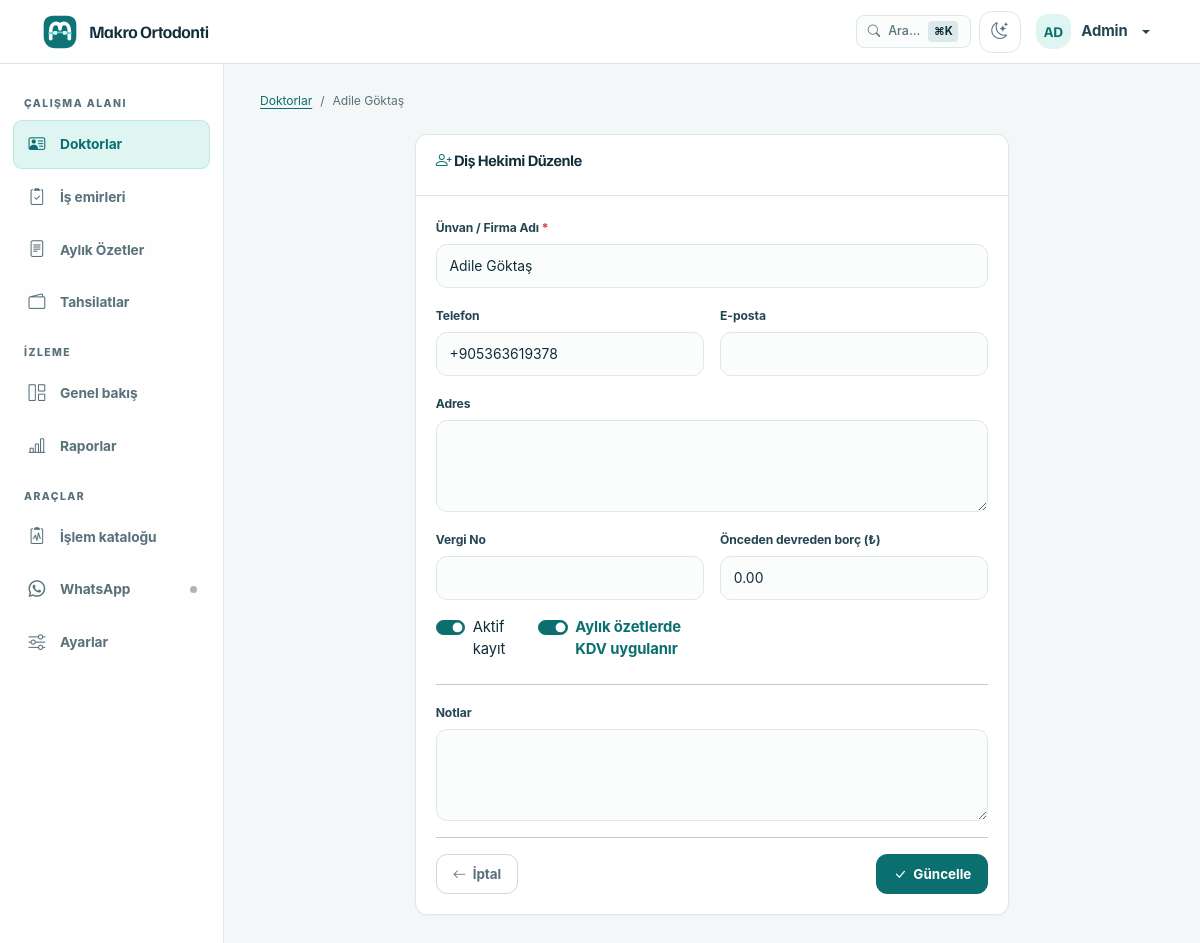
Page /parties/2/edit (signed in) on the committed database.
### app/models/models.py (models this page shows, shortened)
class User(UserMixin, Base, TimestampMixin):
    __tablename__ = "users"
    id: Mapped[int] = mapped_column(Integer, primary_key=True, autoincrement=True)
    username: Mapped[str] = mapped_column(String(50), nullable=False, unique=True, index=True)
    password_hash: Mapped[str] = mapped_column(String(256), nullable=False)
    full_name: Mapped[str] = mapped_column(String(150), nullable=False)
    role: Mapped[str] = mapped_column(String(20), nullable=False, default="staff", index=True)
    is_active: Mapped[bool] = mapped_column(Boolean, default=True, nullable=False)
    last_login: Mapped[datetime | None] = mapped_column(DateTime, nullable=True)
    api_token_hash: Mapped[str | None] = mapped_column(String(64), nullable=True, unique=True, index=True)
    ROLE_ADMIN = "admin"
    ROLE_STAFF = "staff"
    VALID_ROLES = [ROLE_ADMIN, ROLE_STAFF]

class Party(Base, TimestampMixin):
    __tablename__ = "parties"
    id: Mapped[int] = mapped_column(Integer, primary_key=True, autoincrement=True)
    party_type: Mapped[str] = mapped_column(
        SQLEnum(PartyType), nullable=False, default=PartyType.DENTIST, index=True
    )
    name: Mapped[str] = mapped_column(String(200), nullable=False)  # full name or company name
    phone: Mapped[str | None] = mapped_column(String(20), nullable=True, index=True)
    email: Mapped[str | None] = mapped_column(String(200), nullable=True)
    address: Mapped[str | None] = mapped_column(Text, nullable=True)
    tax_id: Mapped[str | None] = mapped_column(String(50), nullable=True)  # TC Kimlik / Vergi No
    notes: Mapped[str | None] = mapped_column(Text, nullable=True)
    is_active: Mapped[bool] = mapped_column(Boolean, default=True, nullable=False, index=True)
    previous_balance: Mapped[Decimal] = mapped_column(Numeric(12, 2), default=Decimal("0.00"), nullable=False)
    applies_kdv: Mapped[bool] = mapped_column(Boolean, default=False, nullable=False, index=True)
    first_name: Mapped[str | None] = mapped_column(String(100), nullable=True)
    last_name: Mapped[str | None] = mapped_column(String(100), nullable=True)
    date_of_birth: Mapped[date | None] = mapped_column(nullable=True)
    treatment_status: Mapped[str] = mapped_column(
        String(30), default="active", nullable=False, index=True
    )
    contact_person: Mapped[str | None] = mapped_column(String(150), nullable=True)
    contact_phone: Mapped[str | None] = mapped_column(String(20), nullable=True)
    referred_by_id: Mapped[int | None] = mapped_column(Integer, ForeignKey("parties.id"), nullable=True, index=True)
    referred_by = relationship("Party", remote_side="Party.id", foreign_keys=[referred_by_id], lazy="selectin")
    invoices: Mapped[list["Invoice"]] = relationship(
        back_populates="party", lazy="selectin"
    )
    patient: Mapped["Patient"] = relationship(
        back_populates="party", uselist=False, lazy="selectin"
    )
    treatments: Mapped[list["PatientTreatment"]] = relationship(
        back_populates="party", lazy="selectin"
    )
    work_orders: Mapped[list["WorkOrder"]] = relationship(
        back_populates="party", lazy="selectin"
    )
    __table_args__ = (
        UniqueConstraint("name", "phone", "party_type", name="uq_party_identity"),
    )
    @property
    def display_name(self) -> str:
        return self.name

### app/routes/parties.py (the view, shortened to what this page needs)
@parties_bp.route("/<int:party_id>/edit", methods=["GET", "POST"])
@login_required
@permissions_required("clinical.edit")
def edit_party(party_id):
    party = db.get_or_404(Party, party_id)
    return render_template("parties/form.html", party=party)

### app/__init__.py (called while the page is built, shortened)
def _get_cached_setting(key: str, default: str = "") -> str:
    now = time.monotonic()
    cached = _settings_cache.get(key)
    if cached and (now - cached[0]) < _SETTINGS_CACHE_TTL:
        return cached[1]

### app/authz.py (called while the page is built)
def has_permission(user, permission: str) -> bool:
    permissions = ROLE_PERMISSIONS.get(getattr(user, "role", None), frozenset())
    return "*" in permissions or permission in permissions

def permissions_required(*permissions: str):
    def decorator(view_func):
        @wraps(view_func)
        def wrapped(*args, **kwargs):
            if not current_user.is_authenticated:
                return redirect(url_for("auth.login"))
            if not all(has_permission(current_user, permission) for permission in permissions):
                flash("Bu işlem için yetkiniz bulunmuyor.", "danger")
                return redirect(url_for("dashboard.index"))
            return view_func(*args, **kwargs)
        return wrapped
    return decorator

### app/services/exchange_service.py (called while the page is built, shortened)
def get_rate_health(max_age_days: int = 2) -> dict:
    latest = db.session.execute(
        db.select(ExchangeRate)
        .order_by(ExchangeRate.rate_date.desc())
        .limit(1)
    ).scalar_one_or_none()
    age_days = (date.today() - latest.rate_date).days
    return {
        "exists": True,
        "is_stale": age_days > max_age_days,
        "age_days": age_days,
        "last_date": latest.rate_date,
        "last_rate": Decimal(str(latest.eur_to_try)),
    }

def ensure_daily_rate(max_age_days: int = 2) -> dict:
    global _last_auto_check_date
    today = date.today()
    if _last_auto_check_date == today:
        return get_rate_health(max_age_days=max_age_days)

### app/services/whatsapp_service.py (called while the page is built)
    @classmethod
    def quick_state(cls) -> str:
        with cls._state_lock:
            if cls._connected:
                return "connected"
            if cls._thread is not None and cls._thread.is_alive():
                return "connecting"
            return "disconnected"

### app/user_loader.py (called while the page is built)
@login_manager.user_loader
def load_user(user_id: str) -> User | None:
    return db.session.get(User, int(user_id))

### app/templates/parties/form.html (shortened to what this page needs)
{% extends "base.html" %}
{% block content %}
<div class="mb-4">
    <nav aria-label="breadcrumb">
        <ol class="breadcrumb">
            <li class="breadcrumb-item"><a href="{{ url_for('parties.list_parties') }}">Doktorlar</a></li>
            <li class="breadcrumb-item active">{% if party %}{{ party.display_name }}{% else %}Yeni Diş Hekimi{% endif %}</li>
        </ol>
    </nav>
</div>
<div class="row justify-content-center">
    <div class="col-md-8">
        <div class="card border-0 shadow-sm">
            <div class="card-header bg-white">
                <h5 class="mb-0">
                    <i class="bi bi-person-plus"></i>
                    {% if party %}Diş Hekimi Düzenle{% else %}Yeni Diş Hekimi Ekle{% endif %}
                </h5>
            </div>
            <div class="card-body">
                <form method="POST" action="{{ url_for('parties.edit_party', party_id=party.id) if party else url_for('parties.add_party') }}">
                    <div class="row g-3">
                        <div class="col-12">
                            <label for="name" class="form-label">Ünvan / Firma Adı <span class="text-danger">*</span></label>
                            <input type="text" class="form-control" id="name" name="name" value="{{ party.name|default('', true) }}" required>
                        </div>
                        <div class="col-md-6">
                            <label for="phone" class="form-label">Telefon</label>
                            <input type="tel" class="form-control" id="phone" name="phone" value="{{ party.phone|default('', true) }}" placeholder="+90 5XX XXX XX XX" autocomplete="tel">
                        </div>
                        <div class="col-md-6">
                            <label for="email" class="form-label">E-posta</label>
                            <input type="email" class="form-control" id="email" name="email" value="{{ party.email|default('', true) }}" autocomplete="email">
                        </div>
                        <div class="col-12">
                            <label for="address" class="form-label">Adres</label>
                            <textarea class="form-control" id="address" name="address" rows="2" autocomplete="street-address">{{ party.address|default('', true) }}</textarea>
                        </div>
                        <div class="col-md-6">
                            <label for="tax_id" class="form-label">Vergi No</label>
                            <input type="text" class="form-control" id="tax_id" name="tax_id" value="{{ party.tax_id|default('', true) }}" inputmode="numeric">
                        </div>
                        <div class="col-md-6">
                            <label for="previous_balance" class="form-label">Önceden devreden borç (₺)</label>
                            <input type="number" class="form-control" id="previous_balance" name="previous_balance" value="{{ party.previous_balance|default('0.00', true) }}" step="0.01" min="0" inputmode="decimal">
                        </div>
                        <div class="col-md-6 d-flex align-items-end">
                            <div class="form-check form-switch mb-2 me-4">
                                <input class="form-check-input" type="checkbox" role="switch" id="is_active" name="is_active" {% if not party or party.is_active %}checked{% endif %}>
                                <label class="form-check-label" for="is_active">Aktif kayıt</label>
                            </div>
                            <div class="form-check form-switch mb-2">
                                <input class="form-check-input" type="checkbox" role="switch" id="applies_kdv" name="applies_kdv" {% if party and party.applies_kdv %}checked{% endif %}>
                                <label class="form-check-label fw-bold text-primary" for="applies_kdv">Aylık özetlerde KDV uygulanır</label>
                            </div>
                        </div>
                    </div>
                    <hr>
                    <div class="row g-3 mb-3">
                        <div class="col-12">
                            <label for="notes" class="form-label">Notlar</label>
                            <textarea class="form-control" id="notes" name="notes" rows="3">{{ party.notes|default('', true) }}</textarea>
                        </div>
                    </div>
                    <hr>
                    <div class="d-flex justify-content-between">
                        <a href="{{ url_for('parties.list_parties') }}" class="btn btn-outline-secondary">
                            <i class="bi bi-arrow-left"></i> İptal
                        </a>
                        <button type="submit" class="btn btn-primary">
                            <i class="bi bi-check-lg"></i> {% if party %}Güncelle{% else %}Kaydet{% endif %}
                        </button>
                    </div>
                </form>
            </div>
        </div>
    </div>
</div>
{% endblock %}

### app/templates/components/navbar.html (shortened to what this page needs)
<nav class="navbar fixed-top" aria-label="Üst menü">
    <div class="container-fluid">
        <a class="navbar-brand d-flex align-items-center" href="{{ url_for('dashboard.index') }}" aria-label="{{ clinic_name }} ana sayfa">
            <span class="brand-mark" aria-hidden="true"></span>
            <span class="brand-copy"><span>{{ clinic_name }}</span></span>
        </a>
        <ul class="navbar-nav ms-auto flex-row align-items-center gap-2">
                {% if current_user.is_authenticated %}
                <li class="nav-item">
                    <button class="cmd-k-trigger" type="button" data-bs-toggle="modal" data-bs-target="#commandPaletteModal" title="Hızlı Arama (Cmd+K)">
                        <i class="bi bi-search"></i>
                        <span class="d-none d-sm-inline">Ara...</span>
                        <span class="cmd-k-badge">⌘K</span>
                    </button>
                </li>
                <li class="nav-item">
                    <button class="theme-toggle" type="button" aria-label="Tema değiştir" title="Açık/Koyu tema">
                        <i class="bi bi-moon-stars" aria-hidden="true"></i>
                    </button>
                </li>
                <li class="nav-item dropdown">
                    <a class="nav-link dropdown-toggle user-menu" href="#" data-bs-toggle="dropdown" aria-expanded="false" aria-label="{{ current_user.full_name }} kullanıcı menüsü">
                        <span class="user-avatar" aria-hidden="true">{{ current_user.full_name[:2]|upper }}</span>
                        <span class="user-name">{{ current_user.full_name }}</span>
                    </a>
                </li>
                {% endif %}
        </ul>
    </div>
</nav>

### rows in the picture
User: full_name "AD", full_name "Admin"
Party: display_name "Adile Göktaş", name "Adile Göktaş", phone "+905363619378", previous_balance "0.00", is_active "☑", applies_kdv "☑"

### other values in the picture
{{ clinic_name }} "Makro Ortodonti"
